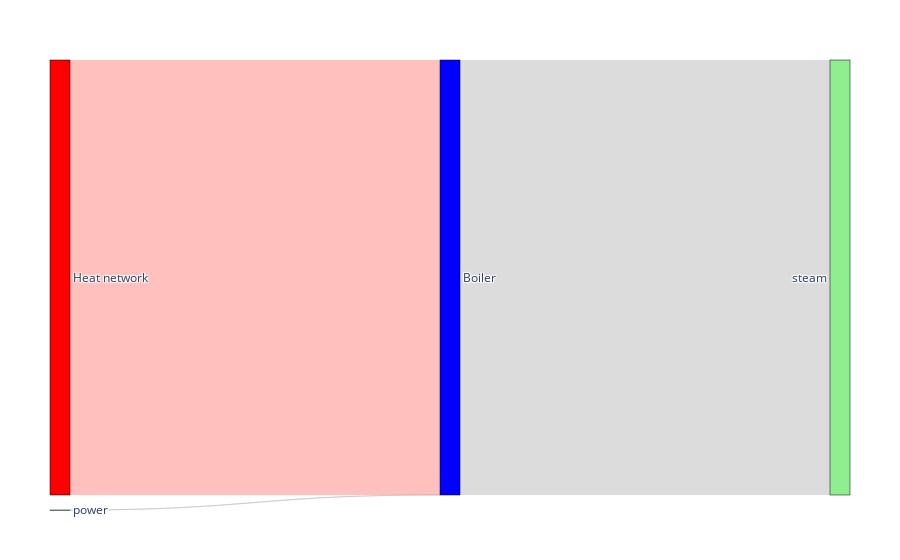

Write notebook code for a chart like this one.
### Markdown cell above
A **steam boiler**

### Code cell
boiler_in = [
    Resource(t=power,r=[0.017]),
    Resource(t=water,r=[3600])
    ]
boiler_out = [Resource(t=steam,r=[3600])]
                
boiler_heat = [
    Heat(q=326.1,Ts=298,Tt=376),
    Heat(q=2249,Ts=376,Tt=377)
    ]

boiler = Tech(n="Boiler",i=boiler_in,o=boiler_out,h=boiler_heat)
vivi_sankey(boiler,valueIndex=1) # printing the energy balance in HHV basis

### Figure 1 — Plotly figure (JSON) as saved in the notebook; plotly's stock layout.template omitted (floating-point values rounded to 4 significant figures)
{"data": [{"link": {"color": ["rgba(186,186,186,0.5)", "rgba(186,186,186,0.5)", "rgba(186,186,186,0.5)", "rgba(255,129,127,0.5)", "rgba(255,129,127,0.5)"], "source": [2, 1, 0, 4, 0], "target": [0, 0, 3, 0, 4], "value": [0.017, 0, 2575.0, 2575.0, 0]}, "node": {"color": ["blue", "#90EE90", "#90EE90", "#90EE90", "red"], "label": ["Boiler", "water", "power", "steam", "Heat network"], "line": {"color": "black", "width": 0.5}, "pad": 15, "thickness": 20}, "type": "sankey"}], "layout": {"margin": {"b": 50, "l": 50, "r": 50, "t": 60}}}
